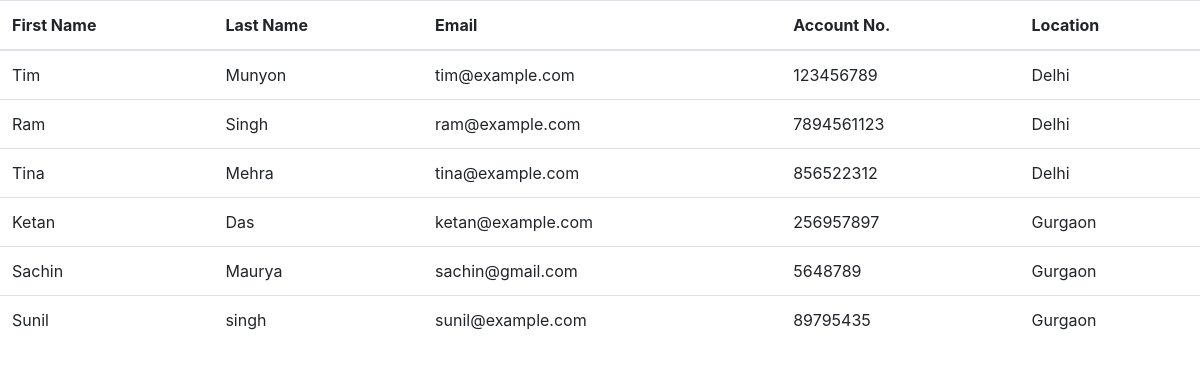
Page /other/1/ on the committed database.
### company_profile/models.py (models this page shows, shortened)
class details(models.Model):
    FirstName=models.CharField(max_length=30,null=False)
    LastName=models.CharField(max_length=30,null=False)
    Email=models.EmailField(max_length=30,null=False)
    AccountNumber=models.IntegerField(max_length=30,null=False)
    Location=models.CharField(max_length=30,null=False)

### company_profile/views.py (the view, shortened to what this page needs)
# urls.py: url(r'^other/(?P<x>\d+)/', views.other, name='other_view'),
def other(request,x):
    if x=='1':
        obj = details.objects.filter(Location__in=["Delhi", "Gurgaon"])
        context = {
            'data': obj
        }
        return render(request,'other_view.html',context)

### company_profile/templates/other_view.html (shortened to what this page needs)
<!DOCTYPE html>
{% extends 'homepage.html' %}
{% load static %}
{% block script %}
<body>
<table class="table">
        <thead>
        <tr>
            <th scope="col">First Name</th>
            <th scope="col">Last Name</th>
            <th scope="col">Email</th>
            <th scope="col">Account No.</th>
            <th scope="col">Location</th>
        </tr>
        </thead>
        <tbody>
        {% for data in data %}
            <tr>
                <td>{{ data.FirstName }}</td>
                <td>{{ data.LastName }}</td>
                <td>{{ data.Email }}</td>
                <td>{{ data.AccountNumber }}</td>
                <td>{{ data.Location }}</td>
            </tr>
        {% endfor %}
        </tbody>
    </table>
</body>
{% endblock %}

### rows in the picture
details: FirstName "Tim", LastName "Munyon", Email "tim@example.com", AccountNumber "123456789", Location "Delhi"
details: FirstName "Ram", LastName "Singh", Email "ram@example.com", AccountNumber "7894561123", Location "Delhi"
details: FirstName "Tina", LastName "Mehra", Email "tina@example.com", AccountNumber "856522312", Location "Delhi"
details: FirstName "Ketan", LastName "Das", Email "ketan@example.com", AccountNumber "256957897", Location "Gurgaon"
details: FirstName "Sachin", LastName "Maurya", Email "sachin@gmail.com", AccountNumber "5648789", Location "Gurgaon"
details: FirstName "Sunil", LastName "singh", Email "sunil@example.com", AccountNumber "89795435", Location "Gurgaon"
